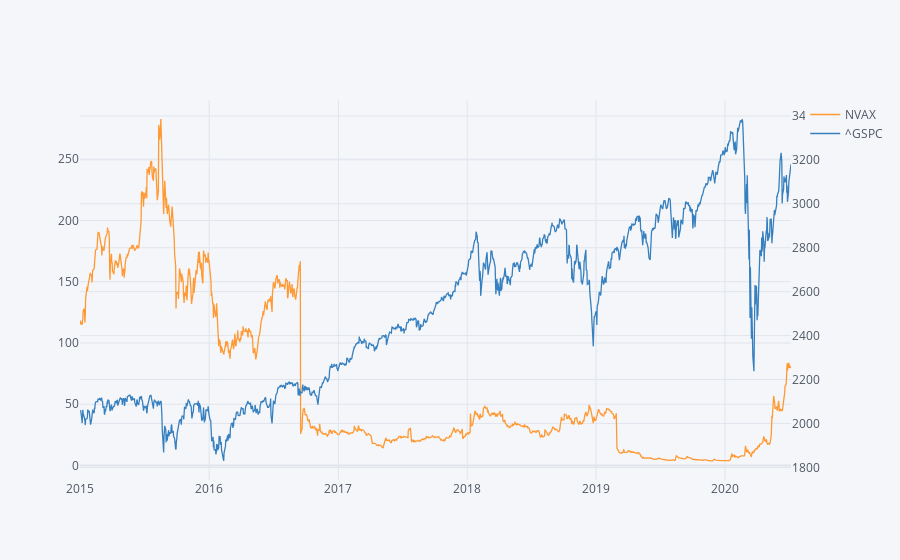

The notebook cell this image was saved under:
### Markdown cell above
**From the graph we can see different trends between two biggest markets in the world.In February Chinese market dropped down affected by corona virus situation and American market was still in rising. However from the end of February American market dropped down drastically. And since the beginning of March we can see steep down of both markets**

### Code cell
# Compare VBIvaccines stock price and Nasdaq index
df_overall[df_overall.summary=='Close'][['NVAX','^GSPC']].iplot(secondary_y='^GSPC')

### Figure 1 — Plotly figure (JSON) as saved in the notebook; plotly's stock layout.template omitted (floating-point values rounded to 4 significant figures; data arrays with more than 128 entries replaced by an {"elided": "..."} marker saying what was removed)
{"data": [{"line": {"color": "rgba(255, 153, 51, 1.0)", "dash": "solid", "shape": "linear", "width": 1.3}, "mode": "lines", "name": "NVAX", "text": "", "type": "scatter", "x": {"elided": "1387 str values"}, "y": {"elided": "1387 float values"}}, {"line": {"color": "rgba(55, 128, 191, 1.0)", "dash": "solid", "shape": "linear", "width": 1.3}, "mode": "lines", "name": "^GSPC", "text": "", "type": "scatter", "x": {"elided": "1387 str values"}, "xaxis": "x", "y": {"elided": "1387 float values"}, "yaxis": "y2"}], "layout": {"legend": {"bgcolor": "#F5F6F9", "font": {"color": "#4D5663"}}, "paper_bgcolor": "#F5F6F9", "plot_bgcolor": "#F5F6F9", "title": {"font": {"color": "#4D5663"}}, "xaxis": {"gridcolor": "#E1E5ED", "showgrid": true, "tickfont": {"color": "#4D5663"}, "title": {"font": {"color": "#4D5663"}, "text": ""}, "zerolinecolor": "#E1E5ED"}, "yaxis": {"gridcolor": "#E1E5ED", "showgrid": true, "tickfont": {"color": "#4D5663"}, "title": {"font": {"color": "#4D5663"}, "text": ""}, "zerolinecolor": "#E1E5ED"}, "yaxis2": {"anchor": "x", "gridcolor": "#E1E5ED", "overlaying": "y", "showgrid": true, "side": "right", "tickfont": {"color": "#4D5663"}, "title": {"text": ""}, "zerolinecolor": "#E1E5ED"}}}
